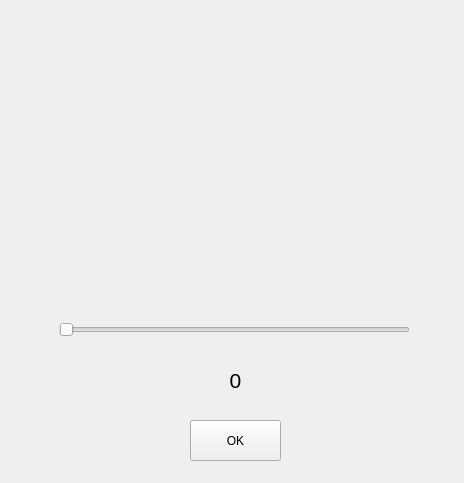
<?xml version="1.0" encoding="UTF-8"?>
<ui version="4.0">
 <class>FormBlur</class>
 <widget class="QWidget" name="FormBlur">
  <property name="geometry">
   <rect>
    <x>0</x>
    <y>0</y>
    <width>464</width>
    <height>483</height>
   </rect>
  </property>
  <property name="windowTitle">
   <string>Blur</string>
  </property>
  <widget class="QSlider" name="horizontalSlider">
   <property name="geometry">
    <rect>
     <x>59</x>
     <y>320</y>
     <width>351</width>
     <height>20</height>
    </rect>
   </property>
   <property name="maximum">
    <number>10</number>
   </property>
   <property name="orientation">
    <enum>Qt::Horizontal</enum>
   </property>
   <property name="invertedAppearance">
    <bool>false</bool>
   </property>
   <property name="invertedControls">
    <bool>false</bool>
   </property>
   <property name="tickInterval">
    <number>0</number>
   </property>
  </widget>
  <widget class="QLabel" name="label">
   <property name="geometry">
    <rect>
     <x>210</x>
     <y>360</y>
     <width>51</width>
     <height>41</height>
    </rect>
   </property>
   <property name="font">
    <font>
     <pointsize>16</pointsize>
    </font>
   </property>
   <property name="text">
    <string>0</string>
   </property>
   <property name="alignment">
    <set>Qt::AlignCenter</set>
   </property>
  </widget>
  <widget class="QPushButton" name="pushButton">
   <property name="geometry">
    <rect>
     <x>190</x>
     <y>420</y>
     <width>91</width>
     <height>41</height>
    </rect>
   </property>
   <property name="text">
    <string>OK</string>
   </property>
  </widget>
  <widget class="QLabel" name="label_img">
   <property name="geometry">
    <rect>
     <x>100</x>
     <y>30</y>
     <width>261</width>
     <height>271</height>
    </rect>
   </property>
   <property name="text">
    <string/>
   </property>
   <property name="pixmap">
    <pixmap>img.png</pixmap>
   </property>
  </widget>
 </widget>
 <resources/>
 <connections>
  <connection>
   <sender>horizontalSlider</sender>
   <signal>valueChanged(int)</signal>
   <receiver>label</receiver>
   <slot>setNum(int)</slot>
   <hints>
    <hint type="sourcelabel">
     <x>228</x>
     <y>330</y>
    </hint>
    <hint type="destinationlabel">
     <x>235</x>
     <y>384</y>
    </hint>
   </hints>
  </connection>
 </connections>
</ui>
